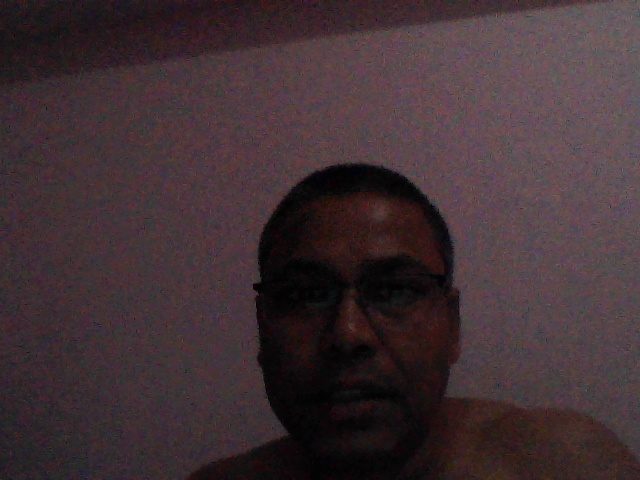
#> input picture CapturedImages/frame0.jpg, 640 x 480 px, given in place of the camera
$ python objectDetection.py
#> lines starting #> are read from the running program, lines starting #| are printed output that depends on the picture; after the words box and inside, x2 and y2 are one past the last pixel; in counts of white or black regions, pixels touching at a corner belong together
#> further down, frame is the input picture: shape (480, 640, 3); mean B, G, R 52.5, 48.4, 64.4
from __future__ import print_function
import cv2 as cv
import argparse


def detectAndDisplay(frame):
    frame_gray = cv.cvtColor(frame, cv.COLOR_BGR2GRAY)
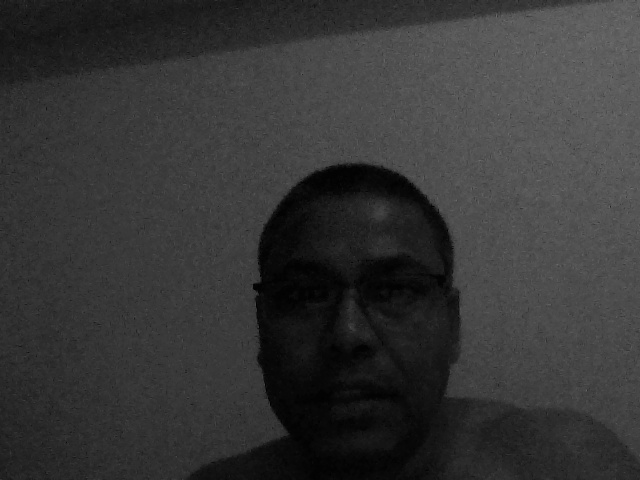
#> frame_gray: shape (480, 640); min 0, max 121, mean 53.7
    frame_gray = cv.equalizeHist(frame_gray)
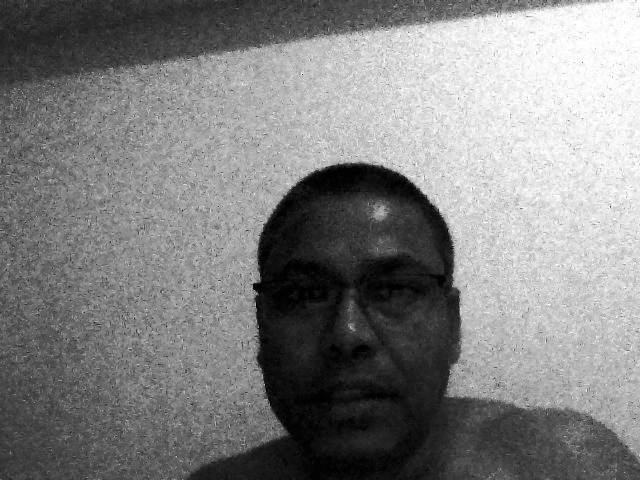
#> frame_gray: shape (480, 640); min 0, max 255, mean 129

    # -- Detect faces
    faces = face_cascade.detectMultiScale(frame_gray)
#> faces = [[242, 209, 218, 218]]
    for x, y, w, h in faces:
        center = (x + w // 2, y + h // 2)
        frame = cv.ellipse(frame, center, (w // 2, h // 2), 0, 0, 360, (255, 0, 255), 4)

        faceROI = frame_gray[y : y + h, x : x + w]
        # -- In each face, detect eyes
        eyes = eyes_cascade.detectMultiScale(faceROI)
        for x2, y2, w2, h2 in eyes:
            eye_center = (x + x2 + w2 // 2, y + y2 + h2 // 2)
            radius = int(round((w2 + h2) * 0.25))
            frame = cv.circle(frame, eye_center, radius, (255, 0, 0), 4)
#> this loop made 1 pass
#> (x, y, w, h, center) on pass 1: (242, 209, 218, 218, (351, 318))
#> pass 1, in detectAndDisplay, `frame = cv.ellipse(frame, center, (w // 2, h // 2), 0, 0, 360, (255, 0..`:
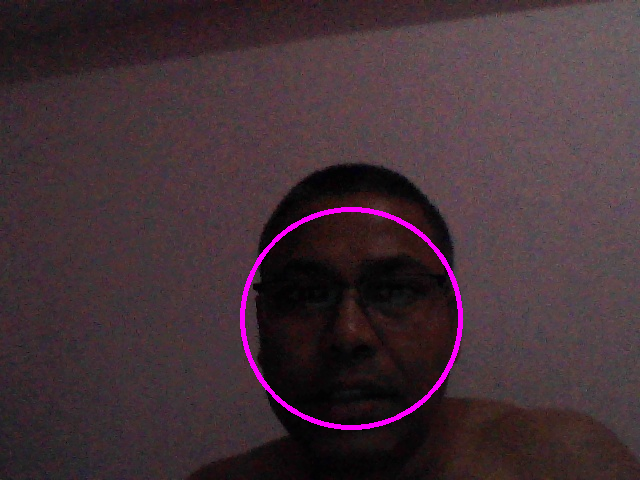
#> frame: shape (480, 640, 3); 1.11% of pixels changed, all inside (x1, y1, x2, y2) = (240, 207, 463, 430)
#> pass 1, in detectAndDisplay, `faceROI = frame_gray[y : y + h, x : x + w]`:
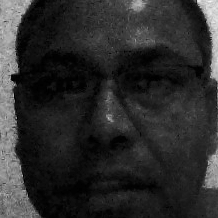
#> faceROI: shape (218, 218); min 0, max 249, mean 43.8

    cv.imshow("Capture - Face detection", frame)


parser = argparse.ArgumentParser(description="Code for Cascade Classifier tutorial.")
parser.add_argument(
    "--face_cascade",
    help="Path to face cascade.",
    default="HaarCascade/haarcascade_frontalface_alt.xml",
)
parser.add_argument(
    "--eyes_cascade",
    help="Path to eyes cascade.",
    default="HaarCascade/haarcascade_eye_tree_eyeglasses.xml",
)
parser.add_argument("--camera", help="Camera divide number.", type=int, default=0)
args = parser.parse_args()

face_cascade_name = args.face_cascade
eyes_cascade_name = args.eyes_cascade

face_cascade = cv.CascadeClassifier()
eyes_cascade = cv.CascadeClassifier()

# -- 1. Load the cascades
if not face_cascade.load(cv.samples.findFile(face_cascade_name)):
    print("--(!)Error loading face cascade")
    exit(0)
if not eyes_cascade.load(cv.samples.findFile(eyes_cascade_name)):
    print("--(!)Error loading eyes cascade")
    exit(0)

camera_device = args.camera
# -- 2. Read the video stream
cap = cv.VideoCapture(camera_device)
if not cap.isOpened:
    print("--(!)Error opening video capture")
    exit(0)

while True:
    ret, frame = cap.read()
    if frame is None:
        print("--(!) No captured frame -- Break!")
        break

    detectAndDisplay(frame)

    if cv.waitKey(10) == 27:
#> (key Esc is pressed here)
        break

$ run again, on CapturedImages/frame1.jpg
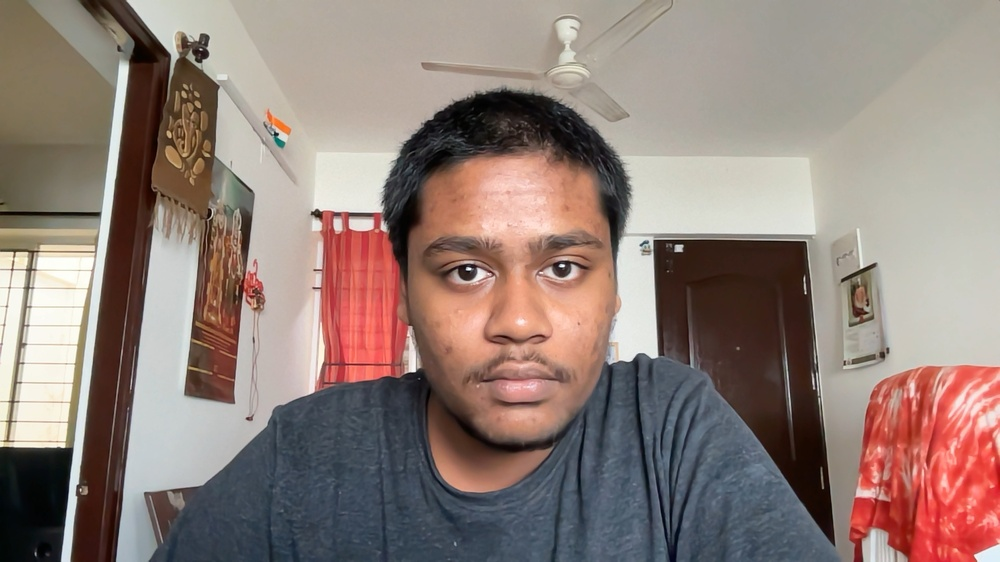
#> input picture CapturedImages/frame1.jpg, 1000 x 562 px, shrunk from 1920 x 1080 before the run, given in place of the camera
#> frame is the input picture: shape (562, 1000, 3); mean B, G, R 120.3, 127.3, 144.6
#> faces = [[391, 171, 249, 249]]
#> the loop in detectAndDisplay, `for x, y, w, h in faces:` made 1 pass
#> (x, y, w, h, center, eyes) on pass 1: (391, 171, 249, 249, (515, 295), [[143, 70, 56, 56], [47, 74, 57, 57]])
#> pass 1, in detectAndDisplay, `faceROI = frame_gray[y : y + h, x : x + w]`:
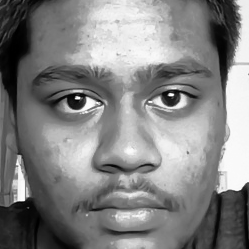
#> faceROI: shape (249, 249); min 0, max 255, mean 131.1
#> after the loop in detectAndDisplay, `for x, y, w, h in faces:`:
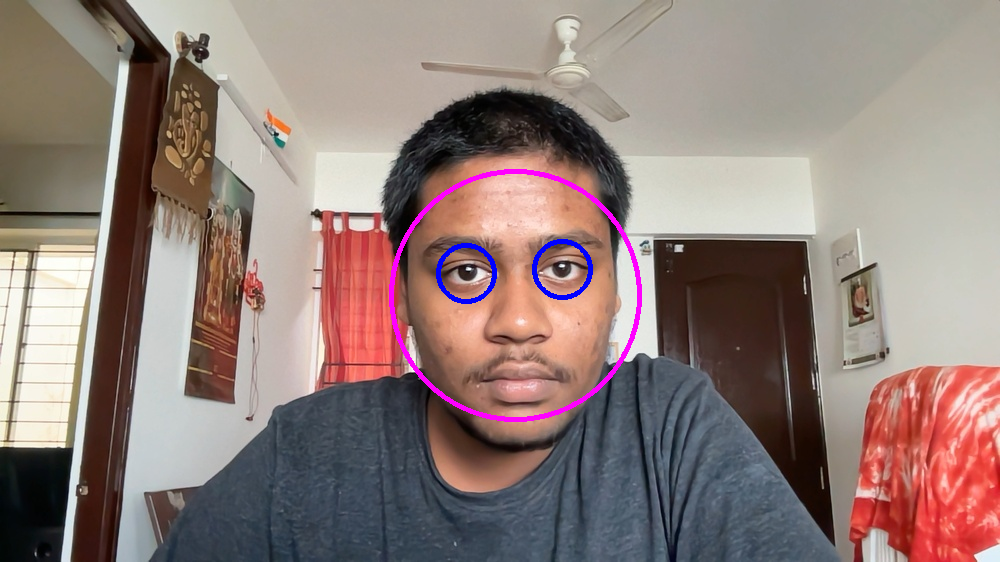
#> frame: shape (562, 1000, 3); mean B, G, R 121.7, 126.1, 144.7

$ run again, on CapturedImages/frame100.jpg
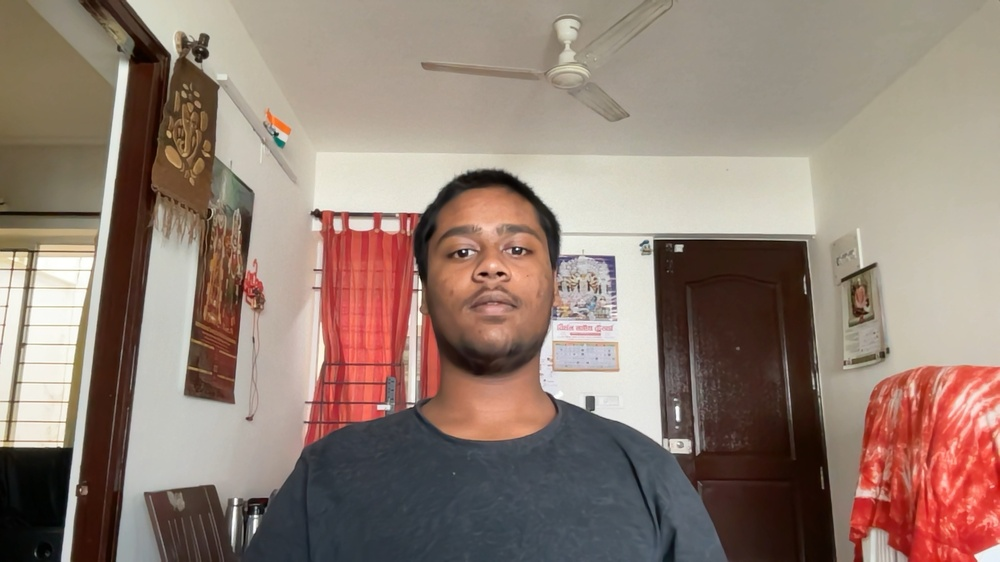
#> input picture CapturedImages/frame100.jpg, 1000 x 562 px, shrunk from 1920 x 1080 before the run, given in place of the camera
#> frame is the input picture: shape (562, 1000, 3); mean B, G, R 116, 127.2, 146.7
#> faces = [[544, 256, 78, 78], [421, 198, 141, 141]]
#> the loop in detectAndDisplay, `for x, y, w, h in faces:` made 2 passes
#> (x, y, w, h, center) on pass 1: (544, 256, 78, 78, (583, 295))
#> pass 1, in detectAndDisplay, `faceROI = frame_gray[y : y + h, x : x + w]`:
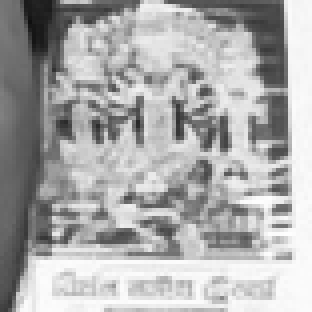
#> faceROI: shape (78, 78) (shown 4 times larger); min 15, max 254, mean 171.3
#> after the loop in detectAndDisplay, `for x, y, w, h in faces:`:
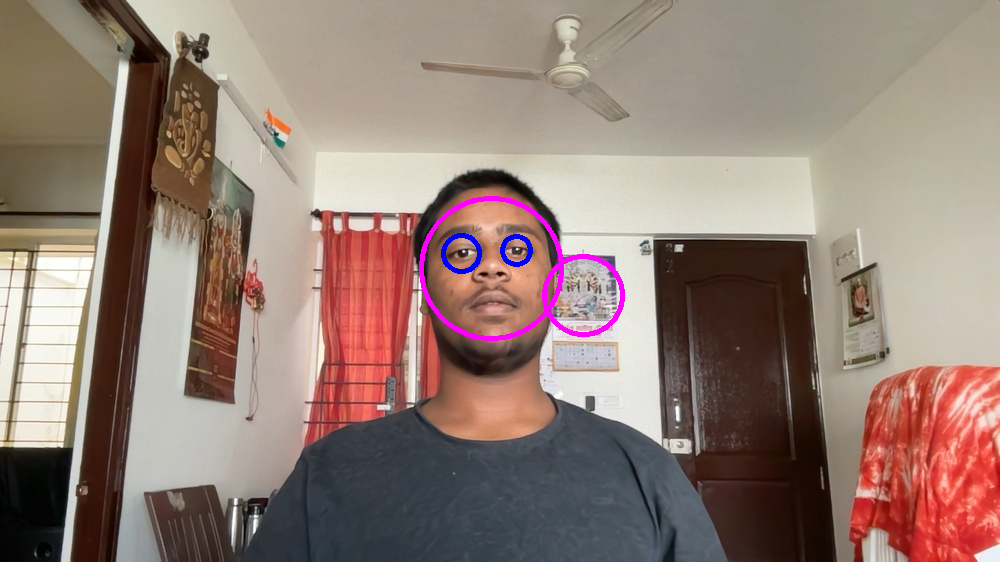
#> frame: shape (562, 1000, 3); mean B, G, R 117.2, 126.3, 147
